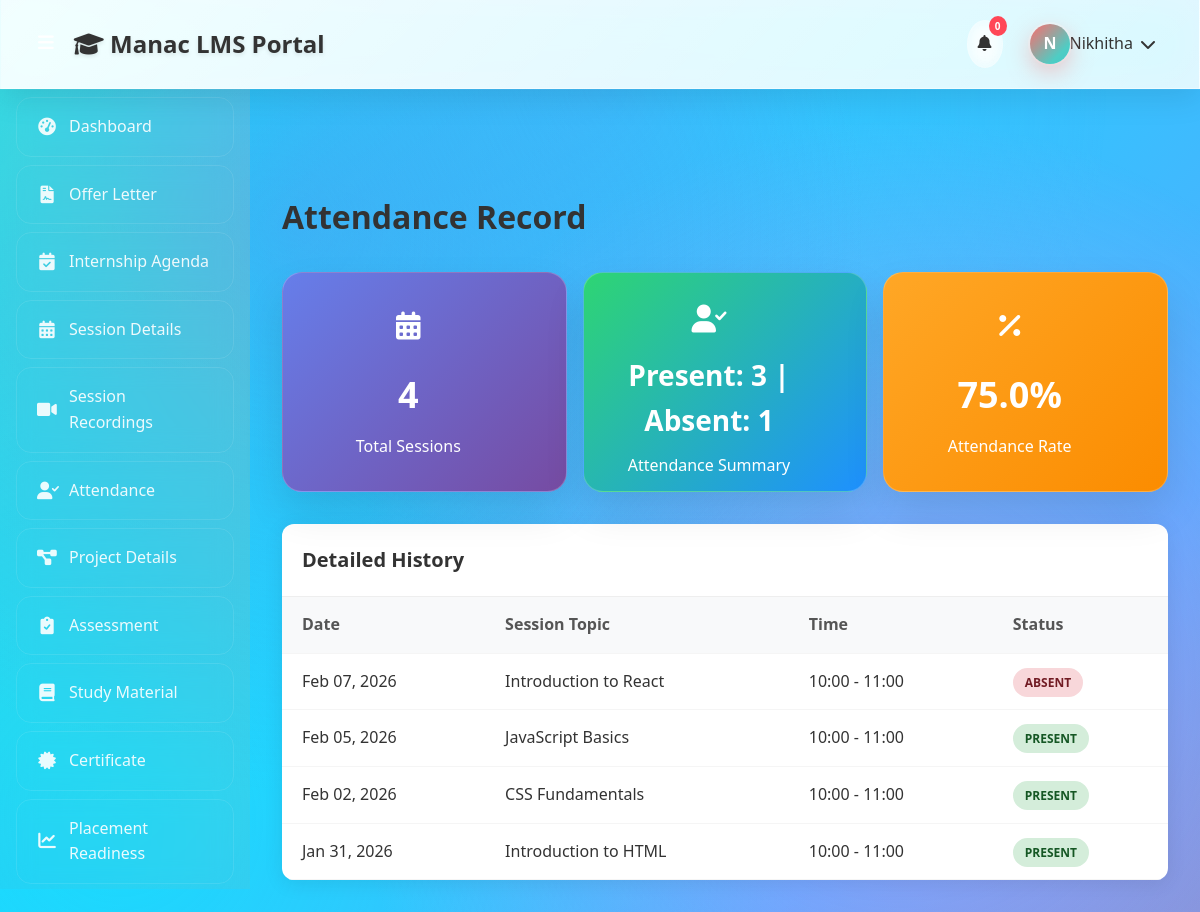
The app's page /attendance/ (signed in), older data.
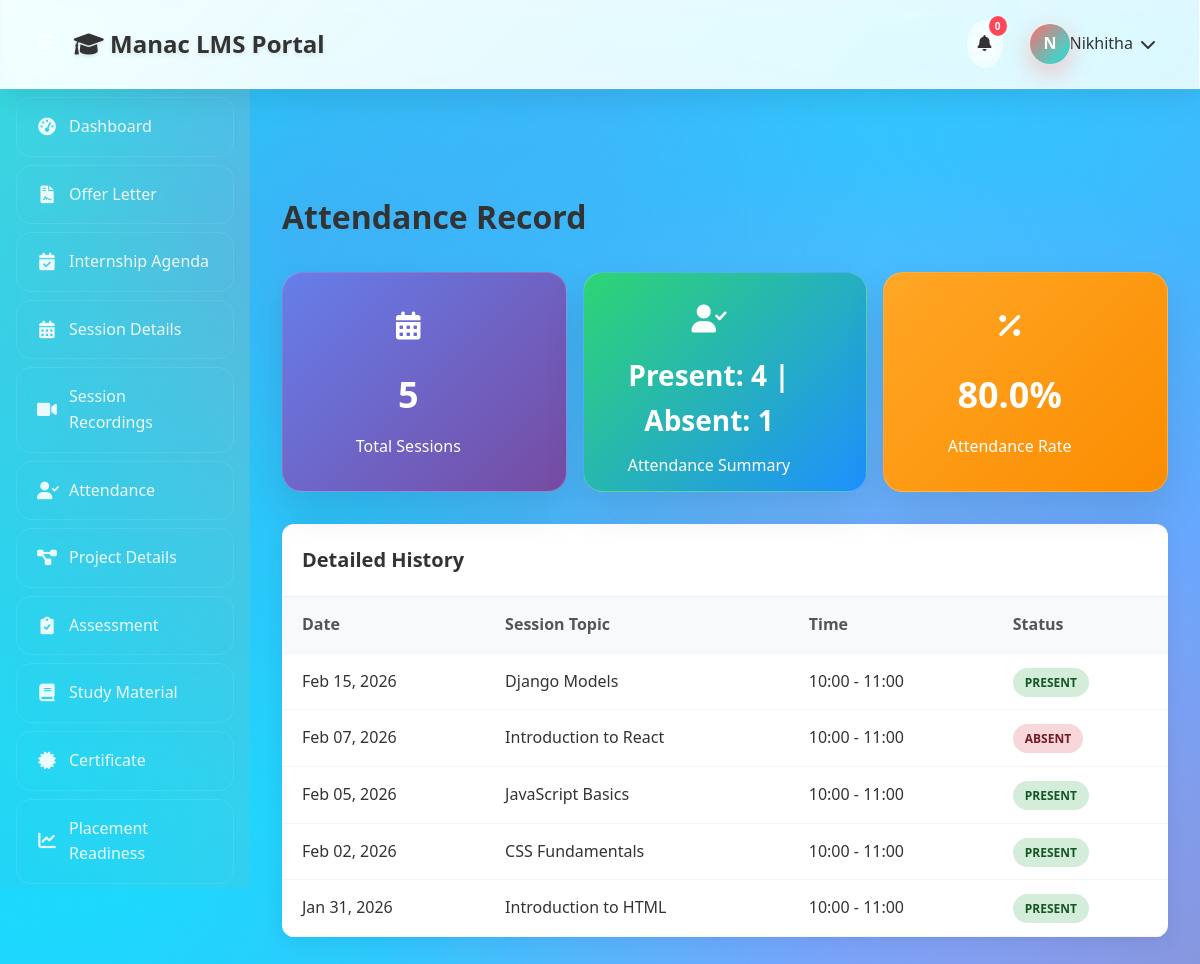
The same page, newer data.
### lms/models.py (models this page shows, shortened)
class Attendance(models.Model):
    student = models.ForeignKey(Student, on_delete=models.CASCADE)
    session = models.ForeignKey(Session, on_delete=models.CASCADE)
    is_present = models.BooleanField(default=False)
    marked_at = models.DateTimeField(default=timezone.now)
    class Meta:
        unique_together = ['student', 'session']

class Session(models.Model):
    title = models.CharField(max_length=200)
    topic = models.CharField(max_length=200)
    mentor = models.CharField(max_length=100)
    date = models.DateField()
    start_time = models.TimeField()
    end_time = models.TimeField()
    description = models.TextField(blank=True)
    recording_url = models.URLField(blank=True)
    is_completed = models.BooleanField(default=False)
    created_at = models.DateTimeField(default=timezone.now)
    class Meta:
        ordering = ['-date', '-start_time']

### lms/views.py (the view)
# urls.py: path('attendance/', views.attendance, name='attendance'),
@login_required
def attendance(request):
    student = get_object_or_404(Student, user=request.user)
    attendances = Attendance.objects.filter(student=student).select_related('session').order_by('-session__date')
    total_sessions = attendances.count()
    present_count = attendances.filter(is_present=True).count()
    absent_count = total_sessions - present_count
    attendance_rate = (present_count / total_sessions * 100) if total_sessions > 0 else 0
    context = {
        'attendances': attendances,
        'total_sessions': total_sessions,
        'present_count': present_count,
        'absent_count': absent_count,
        'attendance_rate': round(attendance_rate, 1),
    }
    return render(request, 'lms/attendance.html', context)

### lms/templates/lms/attendance.html (shortened to what this page needs)
{% extends 'lms/base.html' %}
{% block content %}
<div class="content-header">
    <h1>Attendance Record</h1>
</div>
<div class="dashboard-grid">
    <div class="attendance-card total-sessions">
        <div class="card-icon">
            <i class="fas fa-calendar-alt"></i>
        </div>
        <h3>{{ total_sessions }}</h3>
        <p>Total Sessions</p>
    </div>
    <div class="attendance-card summary">
        <div class="card-icon">
            <i class="fas fa-user-check"></i>
        </div>
        <h3>Present: {{ present_count }} | Absent: {{ absent_count }}</h3>
        <p>Attendance Summary</p>
    </div>
    <div class="attendance-card rate">
        <div class="card-icon">
            <i class="fas fa-percentage"></i>
        </div>
        <h3>{{ attendance_rate }}%</h3>
        <p>Attendance Rate</p>
    </div>
</div>
<div class="table-container">
    <div class="table-header">
        <h3>Detailed History</h3>
    </div>
    <table>
        <thead>
            <tr>
                <th>Date</th>
                <th>Session Topic</th>
                <th>Time</th>
                <th>Status</th>
            </tr>
        </thead>
        <tbody>
            {% for attendance in attendances %}
            <tr>
                <td>{{ attendance.session.date|date:"M d, Y" }}</td>
                <td>{{ attendance.session.title }}</td>
                <td>{{ attendance.session.start_time|time:"H:i" }} - {{ attendance.session.end_time|time:"H:i" }}</td>
                <td>
                    {% if attendance.is_present %}
                        <span class="status-badge status-present">Present</span>
                    {% else %}
                        <span class="status-badge status-absent">Absent</span>
                    {% endif %}
                </td>
            </tr>
            {% empty %}
            <tr>
                <td colspan="4" style="text-align: center; color: #666;">No attendance records found.</td>
            </tr>
            {% endfor %}
        </tbody>
    </table>
</div>
{% endblock %}

Row changes from the older to the newer data that the page shows:
added Attendance: session "Feb 15, 2026", session "Django Models", session.start_time "10:00", session.end_time "11:00", is_present "PRESENT"
Text that changed along with them:
{{ total_sessions }}: "4" → "5"
{{ present_count }}: "3" → "4"
{{ attendance_rate }}: "75.0" → "80.0"
